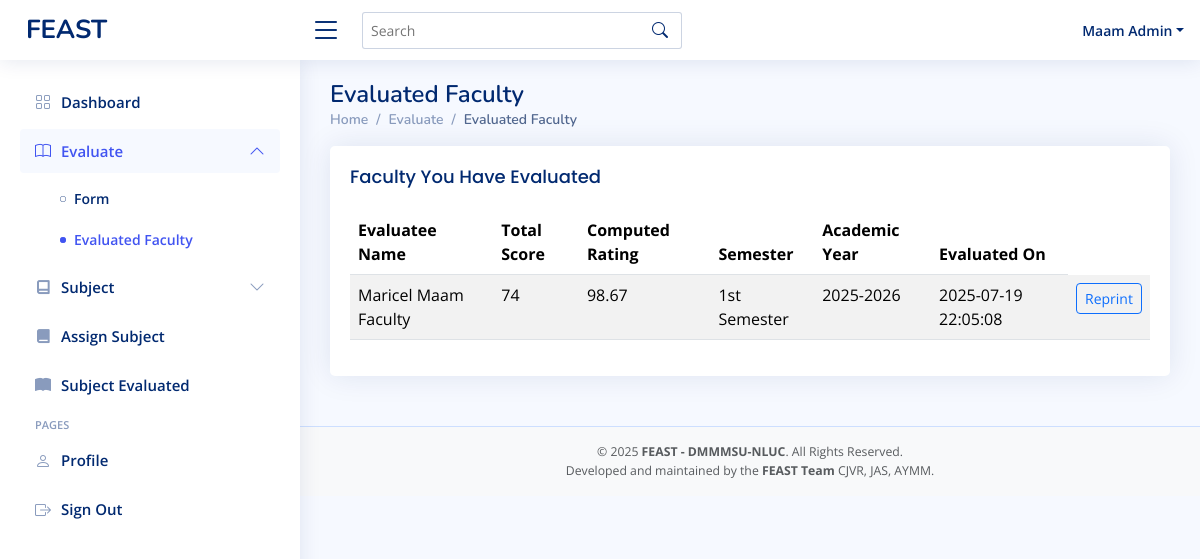
The app's page /admin-evaluatedfaculty.php (signed in), older data.
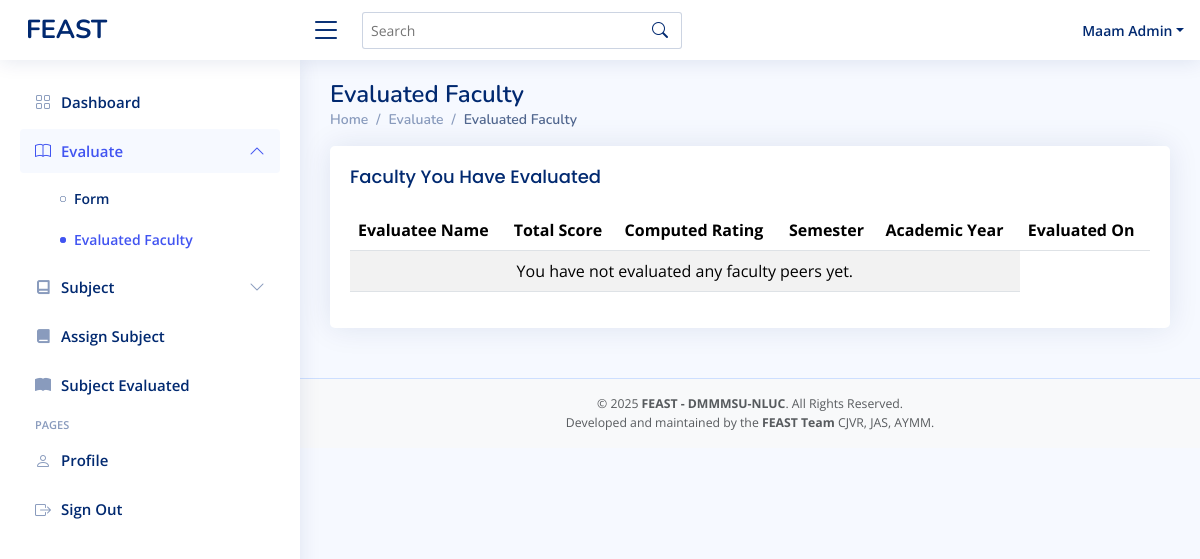
The same page, newer data.
### tables this page shows
CREATE TABLE `admin_evaluation` (
  `id` int(11) NOT NULL,
  `evaluator_id` varchar(50) NOT NULL,
  `evaluatee_id` varchar(50) NOT NULL,
  `evaluator_position` varchar(11) NOT NULL,
  `academic_year` varchar(20) NOT NULL,
  `semester` enum('1st Semester','2nd Semester','Summer') NOT NULL,
  `total_score` int(11) NOT NULL,
  `computed_rating` decimal(5,2) NOT NULL,
  `comments` text DEFAULT NULL,
  `department` varchar(100) DEFAULT NULL,
  `evaluation_date` datetime DEFAULT current_timestamp()
);

CREATE TABLE `faculty` (
  `idnumber` varchar(11) NOT NULL,
  `first_name` varchar(50) NOT NULL,
  `mid_name` varchar(50) NOT NULL,
  `last_name` varchar(50) NOT NULL,
  `password` varchar(50) DEFAULT NULL,
  `department` varchar(50) NOT NULL,
  `faculty_rank` varchar(50) DEFAULT NULL,
  `role` varchar(50) NOT NULL DEFAULT 'faculty',
  `status` varchar(11) NOT NULL DEFAULT 'active'
);

### admin-evaluatedfaculty.php (the view, shortened to what this page needs)
<?php
include 'conn/conn.php';
$evaluator_id = $_SESSION['idnumber'];
$query = "SELECT
            ae.id,
            ae.evaluatee_id,
            f.first_name, f.mid_name, f.last_name,
            ae.total_score,
            ae.computed_rating,
            ae.academic_year,
            ae.semester,
            ae.evaluation_date
          FROM admin_evaluation ae
          JOIN faculty f ON ae.evaluatee_id = f.idnumber
          WHERE ae.evaluator_id = ?
          ORDER BY ae.evaluation_date DESC";
$stmt = $conn->prepare($query);
$stmt->bind_param("s", $evaluator_id);
$stmt->execute();
$result = $stmt->get_result();
?>
<!DOCTYPE html>
<html lang="en">
  <head>
  <?php include 'header.php' ?>
  </head>
  <body>
    <?php include 'admin-header.php'?>
    <aside id="sidebar" class="sidebar">
      <ul class="sidebar-nav" id="sidebar-nav">
        <li class="nav-item">
          <a class="nav-link collapsed" href="admin-dashboard.php">
            <i class="bi bi-grid"></i>
            <span>Dashboard</span>
          </a>
        </li>
        <li class="nav-item">
          <a class="nav-link collapse" data-bs-target="#charts-nav" data-bs-toggle="collapse" href="#">
            <i class="bi bi-book"></i><span>Evaluate</span><i class="bi bi-chevron-down ms-auto"></i>
          </a>
          <ul id="charts-nav" class="nav-content collapse show" data-bs-parent="#sidebar-nav">
            <li>
              <a href="admin-evaluate.php" >
                <i class="bi bi-circle"></i><span>Form</span>
              </a>
            </li>
            <li>
              <a href="admin-evaluatedfaculty.php" class="active">
                <i class="bi bi-circle"></i><span>Evaluated Faculty</span>
              </a>
            </li>
          </ul>
        </li>
        <li class="nav-item">
          <a class="nav-link collapsed" data-bs-target="#subject" data-bs-toggle="collapse" href="#">
            <i class="ri-book-line"></i><span>Subject</span><i class="bi bi-chevron-down ms-auto"></i>
          </a>
        </li>
        <li class="nav-item">
          <a class="nav-link collapsed" href="admin-studentsubject.php">
            <i class="ri-book-fill"></i>
            <span>Assign Subject</span>
          </a>
        </li>
        <li class="nav-item">
          <a class="nav-link collapsed" href="admin-evaluatedsubject.php">
            <i class="bi bi-book-fill"></i>
            <span>Subject Evaluated</span>
          </a>
        </li>
        <li class="nav-heading">Pages</li>
        <li class="nav-item">
          <a class="nav-link collapsed" href="admin-user-profile.php">
            <i class="bi bi-person"></i>
            <span>Profile</span>
          </a>
        </li>
        <li class="nav-item">
          <a class="nav-link collapsed" href="logout.php">
            <i class="bi bi-box-arrow-right"></i>
            <span>Sign Out</span>
          </a>
        </li>
      </ul>
    </aside>
    <main id="main" class="main">
        <div class="pagetitle">
            <h1>Evaluated Faculty</h1>
            <nav>
            <ol class="breadcrumb">
                <li class="breadcrumb-item"><a href="admin-dashboard.php">Home</a></li>
                <li class="breadcrumb-item">Evaluate</li>
                <li class="breadcrumb-item active">Evaluated Faculty</li>
            </ol>
            </nav>
        </div>
        <section class="section">
            <div class="card">
                <div class="card-body">
                    <h5 class="card-title">Faculty You Have Evaluated</h5>
                    <div class="table-responsive">
                        <table class="table table-striped datatable">
                            <thead>
                                <tr>
                                    <th>Evaluatee Name</th>
                                    <th>Total Score</th>
                                    <th>Computed Rating</th>
                                    <th>Semester</th>
                                    <th>Academic Year</th>
                                    <th>Evaluated On</th>
                                </tr>
                            </thead>
                            <tbody>
                                <?php if ($result->num_rows > 0): ?>
                                    <?php while ($row = $result->fetch_assoc()): ?>
                                    <tr>
                                        <td class="text-capitalize"><?= htmlspecialchars($row['first_name'] . ' ' . $row['mid_name'] . ' ' . $row['last_name']) ?></td>
                                        <td><?= htmlspecialchars($row['total_score']) ?></td>
                                        <td><?= htmlspecialchars($row['computed_rating']) ?></td>
                                        <td><?= htmlspecialchars($row['semester']) ?></td>
                                        <td><?= htmlspecialchars($row['academic_year']) ?></td>
                                        <td><?= htmlspecialchars($row['evaluation_date']) ?></td>
                                        <td>
                                          <a href="admin-evaluation-reprint.php?evaluatee_id=<?= urlencode($row['evaluatee_id']) ?>&academic_year=<?= urlencode($row['academic_year']) ?>&semester=<?= urlencode($row['semester']) ?>"
                                            class="btn btn-sm btn-outline-primary">
                                            Reprint
                                          </a>
                                        </td>
                                    </tr>
                                    <?php endwhile; ?>
                                <?php else: ?>
                                    <tr>
                                    <td colspan="5" class="text-center">You have not evaluated any faculty peers yet.</td>
                                    </tr>
                                <?php endif; ?>
                            </tbody>
                        </table>
                    </div>
                </div>
            </div>
        </section>
    </main>
    <?php include 'footer.php'?>
  </body>
</html>

### header.php (shortened to what this page needs)
<link href="vendors/bootstrap/css/bootstrap.min.css" rel="stylesheet">
<link href="vendors/bootstrap-icons/bootstrap-icons.css" rel="stylesheet">
<link href="vendors/boxicons/css/boxicons.min.css" rel="stylesheet">
<link href="vendors/quill/quill.snow.css" rel="stylesheet">
<link href="vendors/quill/quill.bubble.css" rel="stylesheet">
<link href="vendors/remixicon/remixicon.css" rel="stylesheet">
<link href="vendors/simple-datatables/style.css" rel="stylesheet">
<link href="assets/css/style.css" rel="stylesheet">

### admin-header.php (shortened to what this page needs)
<header id="header" class="header fixed-top d-flex align-items-center">
  <div class="d-flex align-items-center justify-content-between">
    <a href="admin-dashboard.php" class="logo d-flex align-items-center">
      <span class="d-none d-lg-block">FEAST</span>
    </a>
    <i class="bi bi-list toggle-sidebar-btn"></i>
  </div>
  <div class="search-bar">
    <form class="search-form d-flex align-items-center" method="POST" action="#">
      <input type="text" name="query" placeholder="Search" title="Enter search keyword">
      <button type="submit" title="Search"><i class="bi bi-search"></i></button>
    </form>
  </div>
  <nav class="header-nav ms-auto">
    <ul class="d-flex align-items-center">
      <li class="nav-item dropdown pe-3">
        <a class="nav-link nav-profile d-flex align-items-center pe-0" href="#" data-bs-toggle="dropdown">
          <span class="d-none d-md-block dropdown-toggle ps-2 text-capitalize"><?php echo $_SESSION['first_name'] .' '. $_SESSION['last_name'];?></span>
        </a>
      </li>
    </ul>
  </nav>
</header>

### footer.php
<footer id="footer" class="footer bg-light text-center py-3">
  <div class="container">
    <div class="text-muted small">
      &copy; <?= date('Y') ?> <strong><span>FEAST - DMMMSU-NLUC</span></strong>. All Rights Reserved.
    </div>
    <div class="text-muted small">
      Developed and maintained by the <strong>FEAST Team</strong> CJVR, JAS, AYMM.
    </div>
  </div>
</footer>

### assets/css/style.css (style rules this page uses)
:root { scroll-behavior: smooth; }
body { font-family: "Open Sans", sans-serif; background: #f6f9ff; color: #444444; }
a { color: #4154f1; text-decoration: none; }
h1, h2, h3, h4, h5, h6 { font-family: "Nunito", sans-serif; }
#main { margin-top: 60px; padding: 20px 30px; transition: all 0.3s; }
.pagetitle { margin-bottom: 10px; }
.pagetitle h1 { font-size: 24px; margin-bottom: 0; font-weight: 600; color: #012970; }
.card { margin-bottom: 30px; border: none; border-radius: 5px; box-shadow: 0px 0 30px rgba(1, 41, 112, 0.1); }
.card-title { padding: 20px 0 15px 0; font-size: 18px; font-weight: 500; color: #012970; font-family: "Poppins", sans-serif; }
.card-body { padding: 0 20px 20px 20px; }
.breadcrumb { font-size: 14px; font-family: "Nunito", sans-serif; color: #899bbd; font-weight: 600; }
.breadcrumb a { color: #899bbd; transition: 0.3s; }
.breadcrumb .breadcrumb-item::before { color: #899bbd; }
.breadcrumb .active { color: #51678f; font-weight: 600; }
.logo { line-height: 1; }
@media (min-width: 1200px) { .logo { width: 280px; } }
.logo span { font-size: 26px; font-weight: 700; color: #012970; font-family: "Nunito", sans-serif; }
.header { transition: all 0.5s; z-index: 997; height: 60px; box-shadow: 0px 2px 20px rgba(1, 41, 112, 0.1); background-color: #fff; padding-left: 20px; }
.header .toggle-sidebar-btn { font-size: 32px; padding-left: 10px; cursor: pointer; color: #012970; }
.header .search-bar { min-width: 360px; padding: 0 20px; }
.header .search-form { width: 100%; }
.header .search-form input { border: 0; font-size: 14px; color: #012970; border: 1px solid rgba(1, 41, 112, 0.2); padding: 7px 38px 7px 8px; border-radius: 3px; transition: 0.3s; width: 100%; }
.header .search-form button { border: 0; padding: 0; margin-left: -30px; background: none; }
.header .search-form button i { color: #012970; }
.header-nav ul { list-style: none; }
.header-nav>ul { margin: 0; padding: 0; }
.header-nav .nav-profile { color: #012970; }
.header-nav .nav-profile span { font-size: 14px; font-weight: 600; }
.sidebar { position: fixed; top: 60px; left: 0; bottom: 0; width: 300px; z-index: 996; transition: all 0.3s; padding: 20px; overflow-y: auto; scrollbar-width: thin; scrollbar-color: #aab7cf transparent; box-shadow: 0px 0px 20px rgba(1, 41, 112, 0.1); background-color: #fff; }
@media (min-width: 1200px) { #main, #footer { margin-left: 300px; } }
.sidebar-nav { padding: 0; margin: 0; list-style: none; }
.sidebar-nav li { padding: 0; margin: 0; list-style: none; }
.sidebar-nav .nav-item { margin-bottom: 5px; }
.sidebar-nav .nav-heading { font-size: 11px; text-transform: uppercase; color: #899bbd; font-weight: 600; margin: 10px 0 5px 15px; }
.sidebar-nav .nav-link { display: flex; align-items: center; font-size: 15px; font-weight: 600; color: #4154f1; transition: 0.3; background: #f6f9ff; padding: 10px 15px; border-radius: 4px; }
.sidebar-nav .nav-link i { font-size: 16px; margin-right: 10px; color: #4154f1; }
.sidebar-nav .nav-link.collapsed { color: #012970; background: #fff; }
.sidebar-nav .nav-link.collapsed i { color: #899bbd; }
.sidebar-nav .nav-link .bi-chevron-down { margin-right: 0; transition: transform 0.2s ease-in-out; }
.sidebar-nav .nav-link:not(.collapsed) .bi-chevron-down { transform: rotate(180deg); }
.sidebar-nav .nav-content { padding: 5px 0 0 0; margin: 0; list-style: none; }
.sidebar-nav .nav-content a { display: flex; align-items: center; font-size: 14px; font-weight: 600; color: #012970; transition: 0.3; padding: 10px 0 10px 40px; transition: 0.3s; }
.sidebar-nav .nav-content a i { font-size: 6px; margin-right: 8px; line-height: 0; border-radius: 50%; }
.sidebar-nav .nav-content a:hover, .sidebar-nav .nav-content a.active { color: #4154f1; }
.sidebar-nav .nav-content a.active i { background-color: #4154f1; }
.footer { padding: 20px 0; font-size: 14px; transition: all 0.3s; border-top: 1px solid #cddfff; }

Row changes from the older to the newer data that the page shows:
removed admin_evaluation: evaluatee.last_name "Maricel Maam Faculty", total_score "74", computed_rating "98.67", semester "1st Semester", academic_year "2025-2026", evaluation_date "2025-07-19 22:05:08"
Text that changed along with them:
text now shown: "You have not evaluated any faculty peers yet."
